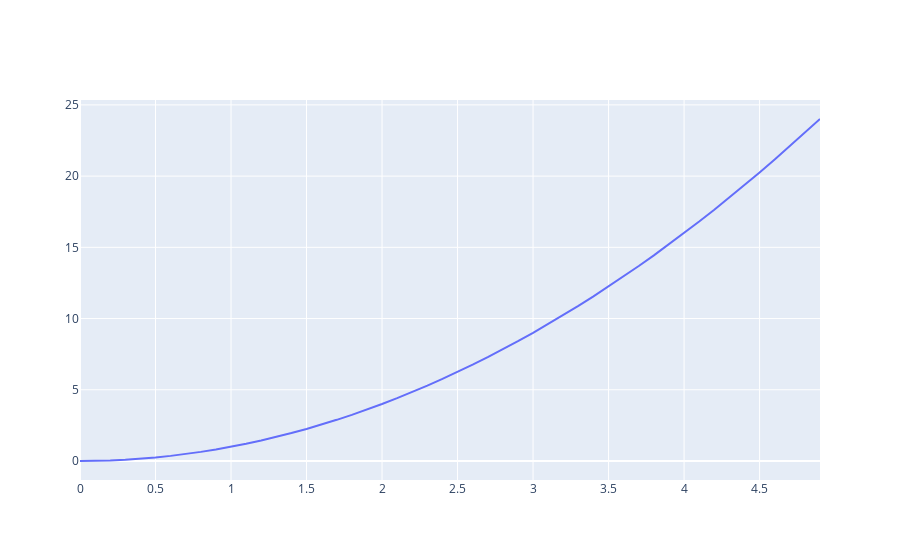

Source (notebook cell):
### Code cell
fig = go.Figure()
fig.add_trace(go.Scatter(x=x, y=f(x)))
fig.show()
